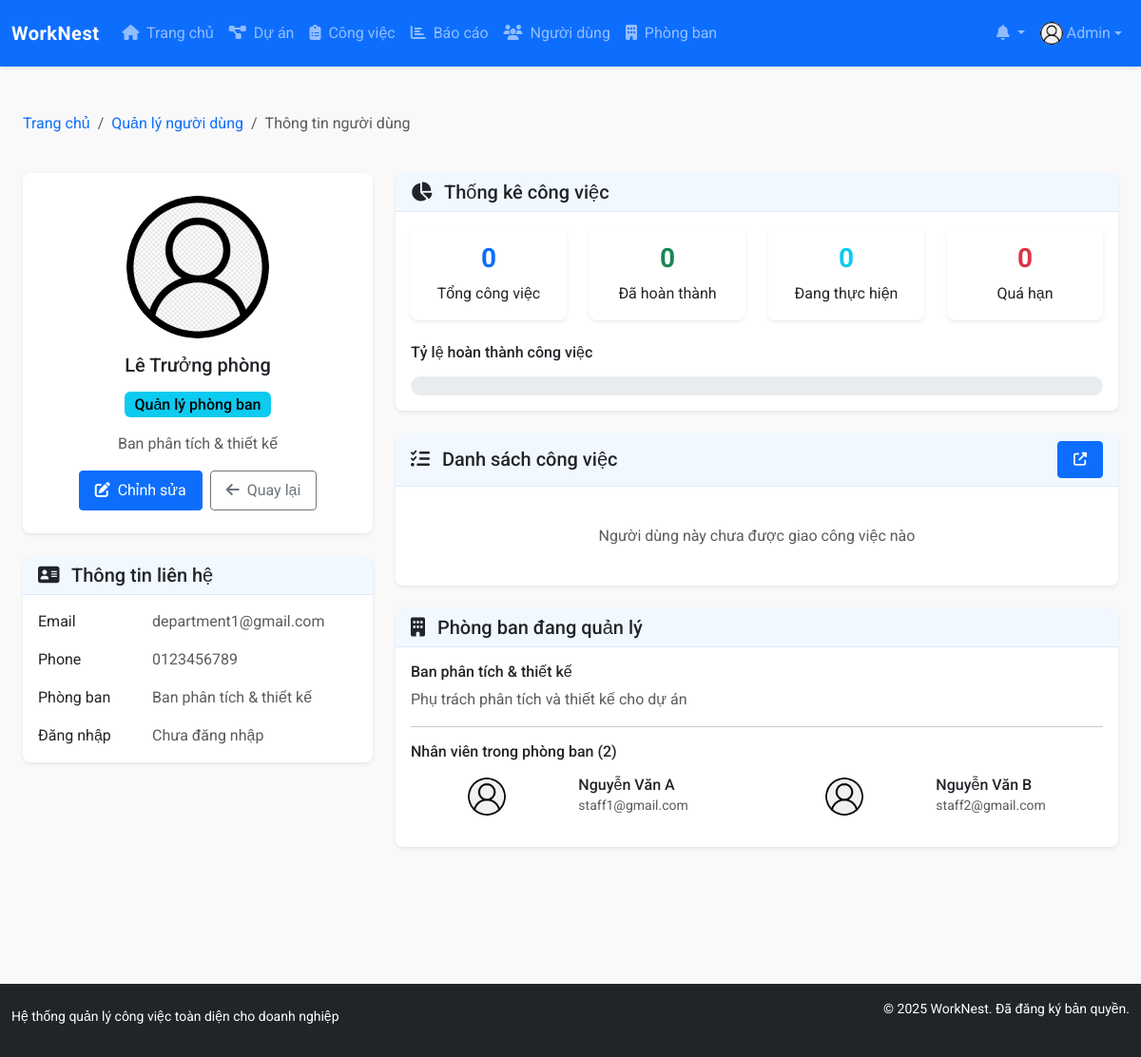
Page /modules/users/view.php?id=3 (signed in) on the committed database.
### tables this page shows
CREATE TABLE `users` (
  `id` int NOT NULL,
  `name` varchar(100) NOT NULL,
  `email` varchar(100) NOT NULL,
  `password` varchar(255) NOT NULL,
  `role` enum('admin','project_manager','department_manager','staff') NOT NULL DEFAULT 'staff',
  `department_id` int DEFAULT NULL,
  `phone` varchar(20) DEFAULT NULL,
  `avatar` varchar(255) DEFAULT 'assets/images/avatar-default.png',
  `created_at` datetime NOT NULL DEFAULT CURRENT_TIMESTAMP,
  `updated_at` datetime DEFAULT NULL ON UPDATE CURRENT_TIMESTAMP,
  `last_login` datetime DEFAULT NULL
);

CREATE TABLE `departments` (
  `id` int NOT NULL,
  `name` varchar(100) NOT NULL,
  `description` text,
  `manager_id` int DEFAULT NULL,
  `created_at` datetime NOT NULL DEFAULT CURRENT_TIMESTAMP,
  `updated_at` datetime DEFAULT NULL ON UPDATE CURRENT_TIMESTAMP
);

### modules/users/view.php (the view, shortened to what the rows shown need)
<?php
require_once '../../config/config.php';
$user_id = (int)$_GET['id'];
$sql = "SELECT u.*, d.name as department_name
        FROM users u
        LEFT JOIN departments d ON u.department_id = d.id
        WHERE u.id = $user_id";
$result = query($sql);
$user = fetch_array($result);
$managed_department = null;
if ($user['role'] == 'department_manager') {
    $department_sql = "SELECT * FROM departments WHERE manager_id = $user_id";
    $department_result = query($department_sql);
    if (num_rows($department_result) > 0) {
        $managed_department = fetch_array($department_result);
        $dept_id = $managed_department['id'];
        $staff_sql = "SELECT id, name, email, phone, avatar FROM users WHERE department_id = $dept_id AND id != $user_id";
        $staff_result = query($staff_sql);
        $department_staff = [];
        while ($staff = fetch_array($staff_result)) {
            $department_staff[] = $staff;
        }
        $managed_department['staff'] = $department_staff;
    }
}
include_once '../../templates/header.php';
?>
<div class="container-fluid py-4">
    <div class="row">
        <div class="col-md-4">
            <div class="card mb-4">
                <div class="card-body text-center pt-4">
                    <img src="<?php echo BASE_URL . $user['avatar']; ?>" alt="Avatar" class="rounded-circle img-fluid" style="width: 150px; height: 150px; object-fit: cover;">
                    <h5 class="my-3"><?php echo $user['name']; ?></h5>
                    <?php
                    $role_badge_class = 'secondary';
                    $role_text = 'Không xác định';
                    switch ($user['role']) {
                        case 'department_manager':
                            $role_badge_class = 'info';
                            $role_text = 'Quản lý phòng ban';
                            break;
                    }
                    ?>
                    <span class="badge bg-<?php echo $role_badge_class; ?> mb-3"><?php echo $role_text; ?></span>
                    <p class="text-muted mb-1"><?php echo $user['department_name'] ?? 'Chưa phân công phòng ban'; ?></p>
                    <div class="d-flex justify-content-center mb-2 mt-3">
                        <?php if (has_permission('admin') || $_SESSION['user_id'] == $user_id): ?>
                        <a href="edit.php?id=<?php echo $user['id']; ?>" class="btn btn-primary me-2">
                        </a>
                        <?php endif; ?>
                        <a href="index.php" class="btn btn-outline-secondary">
                        </a>
                    </div>
                </div>
            </div>
            <div class="card mb-4">
                <div class="card-body">
                    <div class="row mb-3">
                        <div class="col-sm-8">
                            <p class="text-muted mb-0"><?php echo $user['email']; ?></p>
                        </div>
                    </div>
                    <div class="row mb-3">
                        <div class="col-sm-8">
                            <p class="text-muted mb-0"><?php echo $user['phone'] ?: 'Chưa cập nhật'; ?></p>
                        </div>
                    </div>
                    <div class="row mb-3">
                        <div class="col-sm-8">
                            <p class="text-muted mb-0"><?php echo $user['department_name'] ?: 'Chưa phân công'; ?></p>
                        </div>
                    </div>
                </div>
            </div>
        </div>
        <div class="col-md-8">
            <?php if ($managed_department): ?>
            <div class="card mb-4">
                <div class="card-header">
                    <h5 class="mb-0"><i class="fas fa-building me-2"></i> Phòng ban đang quản lý</h5>
                </div>
                <div class="card-body">
                    <h6><?php echo $managed_department['name']; ?></h6>
                    <p class="text-muted"><?php echo $managed_department['description']; ?></p>
                    <hr>
                    <h6 class="mb-3">Nhân viên trong phòng ban (<?php echo count($managed_department['staff']); ?>)</h6>
                    <?php if (empty($managed_department['staff'])): ?>
                    <p class="text-muted">Không có nhân viên nào trong phòng ban</p>
                    <?php else: ?>
                    <div class="row">
                        <?php foreach ($managed_department['staff'] as $staff): ?>
                        <div class="col-md-6 mb-3">
                            <div class="d-flex align-items-center justify-content-evenly">
                                <img src="<?php echo BASE_URL . $staff['avatar']; ?>" alt="Avatar" class="rounded-circle me-3" style="width: 40px; height: 40px; object-fit: cover;">
                                <div>
                                    <h6 class="mb-0"><?php echo $staff['name']; ?></h6>
                                    <small class="text-muted"><?php echo $staff['email']; ?></small>
                                </div>
                            </div>
                        </div>
                        <?php endforeach; ?>
                    </div>
                    <?php endif; ?>
                </div>
            </div>
            <?php endif; ?>
        </div>
    </div>
</div>
<?php
include_once '../../templates/footer.php';
?>

### templates/header.php (shortened to what the rows shown need)
<!DOCTYPE html>
<html lang="vi">
<head>
    <link href="https://cdn.jsdelivr.net/npm/bootstrap@5.3.0-alpha1/dist/css/bootstrap.min.css" rel="stylesheet">
    <link rel="stylesheet" href="https://cdnjs.cloudflare.com/ajax/libs/font-awesome/6.4.0/css/all.min.css">
    <link rel="stylesheet" href="<?php echo BASE_URL; ?>assets/css/style.css">
</head>
<body>
    <?php if (is_logged_in()): ?>
        <nav class="navbar navbar-expand-lg navbar-dark bg-primary sticky-top">
            <div class="container-fluid">
                <a class="navbar-brand d-flex align-items-center justify-content-evenly" href="<?php echo BASE_URL; ?>">
                    <span class="fw-bold">WorkNest</span>
                </a>
                <div class="collapse navbar-collapse" id="navbarNav">
                    <ul class="navbar-nav me-auto">
                        <li class="nav-item">
                            <a class="nav-link" href="<?php echo BASE_URL; ?>">
                                <i class="fas fa-home me-1"></i> Trang chủ
                            </a>
                        </li>
                        <?php if (has_permission('project_manager') || has_permission('department_manager')): ?>
                            <li class="nav-item">
                                <a class="nav-link" href="<?php echo BASE_URL; ?>modules/projects/">
                                    <i class="fas fa-project-diagram me-1"></i> Dự án
                                </a>
                            </li>
                        <?php endif; ?>
                        <li class="nav-item">
                            <a class="nav-link" href="<?php echo BASE_URL; ?>modules/tasks/">
                                <i class="fas fa-clipboard-list me-1"></i> Công việc
                            </a>
                        </li>
                        <?php if (has_permission('project_manager') || has_permission('department_manager')): ?>
                            <li class="nav-item">
                                <a class="nav-link" href="<?php echo BASE_URL; ?>modules/reports/">
                                    <i class="fas fa-chart-bar me-1"></i> Báo cáo
                                </a>
                            </li>
                        <?php endif; ?>
                        <?php if (has_permission('admin')): ?>
                            <li class="nav-item">
                                <a class="nav-link" href="<?php echo BASE_URL; ?>modules/users/">
                                    <i class="fas fa-users me-1"></i> Người dùng
                                </a>
                            </li>
                            <li class="nav-item">
                                <a class="nav-link" href="<?php echo BASE_URL; ?>modules/departments/">
                                    <i class="fas fa-building me-1"></i> Phòng ban
                                </a>
                            </li>
                        <?php endif; ?>
                    </ul>
                    <ul class="navbar-nav">
                        <li class="nav-item dropdown">
                            <a class="nav-link dropdown-toggle position-relative" href="#" id="notificationsDropdown"
                                role="button" data-bs-toggle="dropdown" aria-expanded="false">
                                <i class="fas fa-bell"></i>
                            </a>
                        </li>
                        <li class="nav-item dropdown">
                            <a class="nav-link dropdown-toggle d-flex align-items-center justify-content-evenly" href="#" id="userDropdown"
                                role="button" data-bs-toggle="dropdown" aria-expanded="false">
                                <?php
                                $current_user_id = $_SESSION['user_id'];
                                $user_sql = "SELECT * FROM users WHERE id = $current_user_id";
                                $user_result = query($user_sql);
                                $user_data = fetch_array($user_result);
                                ?>
                                <img src="<?php echo BASE_URL . $user_data['avatar']; ?>" class="rounded-circle me-1"
                                    alt="Avatar" style="width: 24px; height: 24px; object-fit: cover;">
                                <span class="d-none d-lg-inline-block"><?php echo $user_data['name']; ?></span>
                            </a>
                        </li>
                    </ul>
                </div>
            </div>
        </nav>
    <?php endif; ?>
    <div class="container-fluid mt-4 pb-5">

### rows in the picture
users: avatar (placeholder picture), name "Admin"
users: avatar (placeholder picture), name "Lê Trưởng phòng", role "Quản lý phòng ban", department.name "Ban phân tích & thiết kế", email "department1@gmail.com", phone "0123456789"
departments: name "Ban phân tích & thiết kế", description "Phụ trách phân tích và thiết kế cho dự án"
users: avatar (placeholder picture), name "Nguyễn Văn A", email "staff1@gmail.com"
users: avatar (placeholder picture), name "Nguyễn Văn B", email "staff2@gmail.com"

### other values in the picture
$total_tasks "0"
$completed_tasks "0"
$pending_tasks "0"
$overdue_tasks "0"
count($managed_department['staff']) "2"
